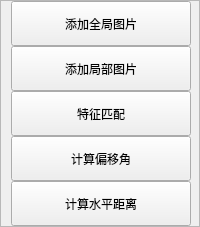
                        <widget class="QFrame" name="imageMenu">
                         <property name="sizePolicy">
                          <sizepolicy hsizetype="Expanding" vsizetype="Preferred">
                           <horstretch>0</horstretch>
                           <verstretch>0</verstretch>
                          </sizepolicy>
                         </property>
                         <property name="styleSheet">
                          <string notr="true">QPushButton {	
	background-position: left center;
    background-repeat: no-repeat;
	border: none;
	border-left: 20px solid transparent;
	background-color: transparent;
	text-align: left;
	padding-left: 44px;
}
QPushButton:hover {
	background-color: rgb(40, 44, 52);
}
QPushButton:pressed {	
	background-color: rgb(189, 147, 249);
	color: rgb(255, 255, 255);
};</string>
                         </property>
                         <property name="frameShape">
                          <enum>QFrame::StyledPanel</enum>
                         </property>
                         <property name="frameShadow">
                          <enum>QFrame::Raised</enum>
                         </property>
                         <layout class="QVBoxLayout" name="verticalLayout_13">
                          <property name="spacing">
                           <number>0</number>
                          </property>
                          <property name="leftMargin">
                           <number>10</number>
                          </property>
                          <property name="topMargin">
                           <number>0</number>
                          </property>
                          <property name="rightMargin">
                           <number>8</number>
                          </property>
                          <property name="bottomMargin">
                           <number>0</number>
                          </property>
                          <item>
                           <widget class="QPushButton" name="addGloadImageBtn">
                            <property name="sizePolicy">
                             <sizepolicy hsizetype="Preferred" vsizetype="Fixed">
                              <horstretch>0</horstretch>
                              <verstretch>0</verstretch>
                             </sizepolicy>
                            </property>
                            <property name="minimumSize">
                             <size>
                              <width>0</width>
                              <height>45</height>
                             </size>
                            </property>
                            <property name="styleSheet">
                             <string notr="true">background-image: url(:/icons/static/icons/cil-image-plus.png);</string>
                            </property>
                            <property name="text">
                             <string>添加全局图片</string>
                            </property>
                           </widget>
                          </item>
                          <item>
                           <widget class="QPushButton" name="addLocalImageBtn">
                            <property name="sizePolicy">
                             <sizepolicy hsizetype="Preferred" vsizetype="Fixed">
                              <horstretch>0</horstretch>
                              <verstretch>0</verstretch>
                             </sizepolicy>
                            </property>
                            <property name="minimumSize">
                             <size>
                              <width>0</width>
                              <height>45</height>
                             </size>
                            </property>
                            <property name="styleSheet">
                             <string notr="true">background-image: url(:/icons/static/icons/cil-image-plus.png);</string>
                            </property>
                            <property name="text">
                             <string>添加局部图片</string>
                            </property>
                           </widget>
                          </item>
                          <item>
                           <widget class="QPushButton" name="matchImageBtn">
                            <property name="sizePolicy">
                             <sizepolicy hsizetype="Preferred" vsizetype="Fixed">
                              <horstretch>0</horstretch>
                              <verstretch>0</verstretch>
                             </sizepolicy>
                            </property>
                            <property name="minimumSize">
                             <size>
                              <width>0</width>
                              <height>45</height>
                             </size>
                            </property>
                            <property name="styleSheet">
                             <string notr="true">background-image: url(:/icons/static/icons/cil-loop-circular.png);</string>
                            </property>
                            <property name="text">
                             <string>特征匹配</string>
                            </property>
                           </widget>
                          </item>
                          <item>
                           <widget class="QPushButton" name="angleImageBtn">
                            <property name="sizePolicy">
                             <sizepolicy hsizetype="Preferred" vsizetype="Fixed">
                              <horstretch>0</horstretch>
                              <verstretch>0</verstretch>
                             </sizepolicy>
                            </property>
                            <property name="minimumSize">
                             <size>
                              <width>0</width>
                              <height>45</height>
                             </size>
                            </property>
                            <property name="styleSheet">
                             <string notr="true">background-image: url(:/icons/static/icons/cil-triangle.png);</string>
                            </property>
                            <property name="text">
                             <string>计算偏移角</string>
                            </property>
                           </widget>
                          </item>
                          <item>
                           <widget class="QPushButton" name="calcHDistanceBtn">
                            <property name="sizePolicy">
                             <sizepolicy hsizetype="Preferred" vsizetype="Fixed">
                              <horstretch>0</horstretch>
                              <verstretch>0</verstretch>
                             </sizepolicy>
                            </property>
                            <property name="minimumSize">
                             <size>
                              <width>0</width>
                              <height>45</height>
                             </size>
                            </property>
                            <property name="styleSheet">
                             <string notr="true">background-image: url(:/icons/static/icons/cil-pen-alt.png);</string>
                            </property>
                            <property name="text">
                             <string>计算水平距离</string>
                            </property>
                           </widget>
                          </item>
                         </layout>
                        </widget>
